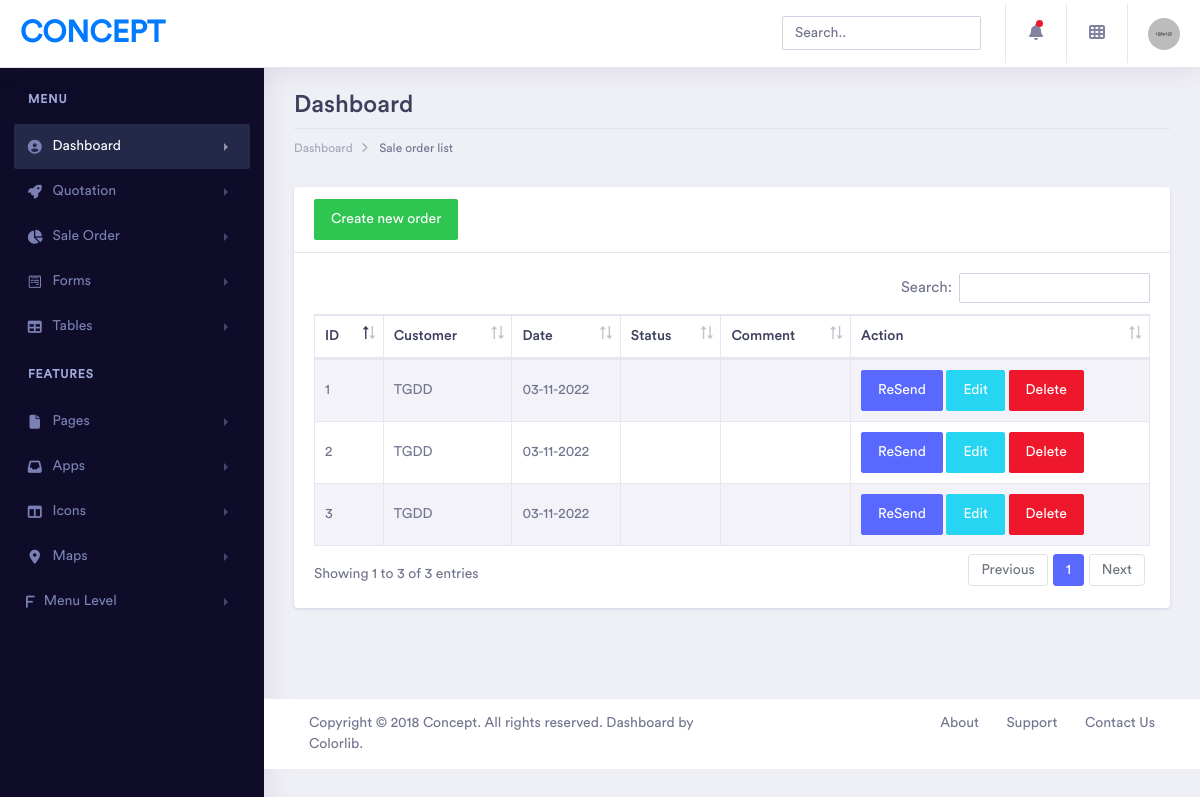
Before: /sale_order/list with the older database file.
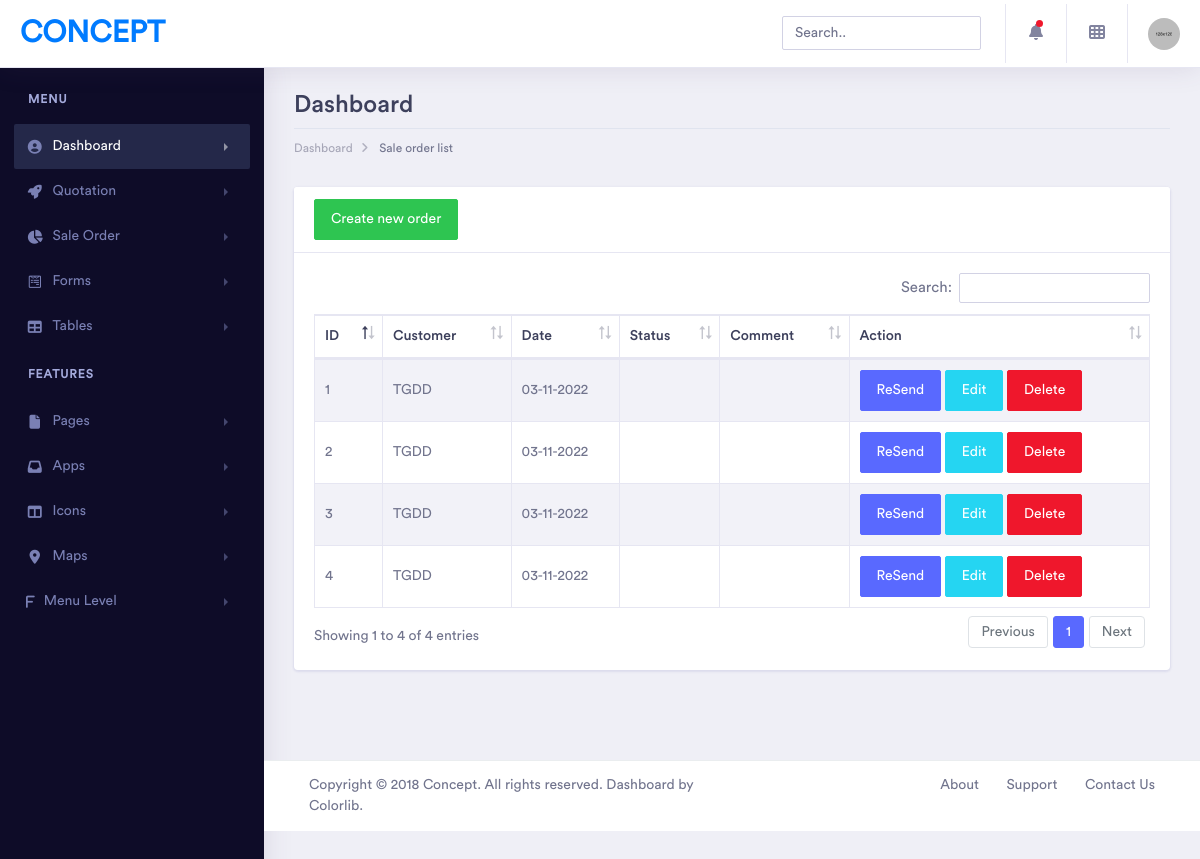
After: the same page with the newer database file.
### core/models.py (models this page shows, shortened)
class SaleOrder(models.Model):
    customer = models.ForeignKey(Customer, on_delete=models.CASCADE)
    quotation = models.ForeignKey(Quotation, on_delete=models.CASCADE, null=True, blank=True)
    date = models.DateTimeField(default=timezone.now)

class Customer(models.Model):
    name = models.CharField(max_length=50)
    def __str__(self):
        return self.name

### core/views.py (the view)
# urls.py: path('sale_order/list', sale_order_list, name='sale_order_list'),
def sale_order_list(request):
    return render(request, "sale_order/list.html", {'sale_orders': SaleOrder.objects.all()})

### core/templates/sale_order/list.html (shortened to what this page needs)
{% extends 'base.html' %}
{% block breadcrumb %} Sale order list {% endblock %}
{% block breadcrumb-link %} {% url 'sale_order_list' %} {% endblock %}
{% block content %}
<div class="row">
	<div class="col-xl-12 col-lg-12 col-md-12 col-sm-12 col-12">
		<div class="card">
			<div class="card-header">
				<a href="#"><button class="btn btn-success">Create new order</button></a>
			</div>
			<div class="card-body">
				<div class="table-responsive">
					<table id="example" class="table table-striped table-bordered second" style="width:100%">
						<thead>
							<tr>
								<th>ID</th>
								<th>Customer</th>
								<th>Date</th>
								<th>Status</th>
								<th>Comment</th>
								<th>Action</th>
							</tr>
						</thead>
						<tbody>
							{% for sale_order in sale_orders %}
							<tr class="tr-shadow" id="{{sale_order.id}}">
								<td>{{sale_order.id}}</td>
								<td><a href="{% url 'sale_order_detail' sale_order.id %}">{{sale_order.customer}}</a></td>
								<td>{{sale_order.date|date:'d-m-Y'}}</td>
								{% if sale_order.status == 'Refuse' %}
								<td style="color: red;">{{sale_order.status}}</td>
								{% else %}
								<td>{{sale_order.status}}</td>
								{% endif %}
								<td>{{sale_order.comment}}</td>
								<td>
									<div class="table-data-feature">
										{% if sale_order.status == 'Confirm' %}
										<a href="{% url 'sale_order_add' sale_order.id %}"><button class="btn btn-warning">Create Order</button></a>
										{% else %}
										<a href="#"><button class="btn btn-primary">ReSend</button></a>
										<a href="{% url 'sale_order_detail' sale_order.id %}"><button class="btn btn-info">Edit</button></a>
										{% endif %}
										<a href="{% url 'sale_order_delete' sale_order.id %}"><button class="btn btn-danger">Delete</button></a>
									</div>
								</td>
							</tr>
							{% endfor %}
						</tbody>
					</table>
				</div>
			</div>
		</div>
	</div>
</div>
{% endblock content %}

Changed rows visible on the page:
added SaleOrder: id "4", customer "TGDD", date "03-11-2022"
Other visible differences:
text written by a page script: "Search: Showing 1 to 3 of 3 entries Previous 1 Next" → "Search: Showing 1 to 4 of 4 entries Previous 1 Next"
